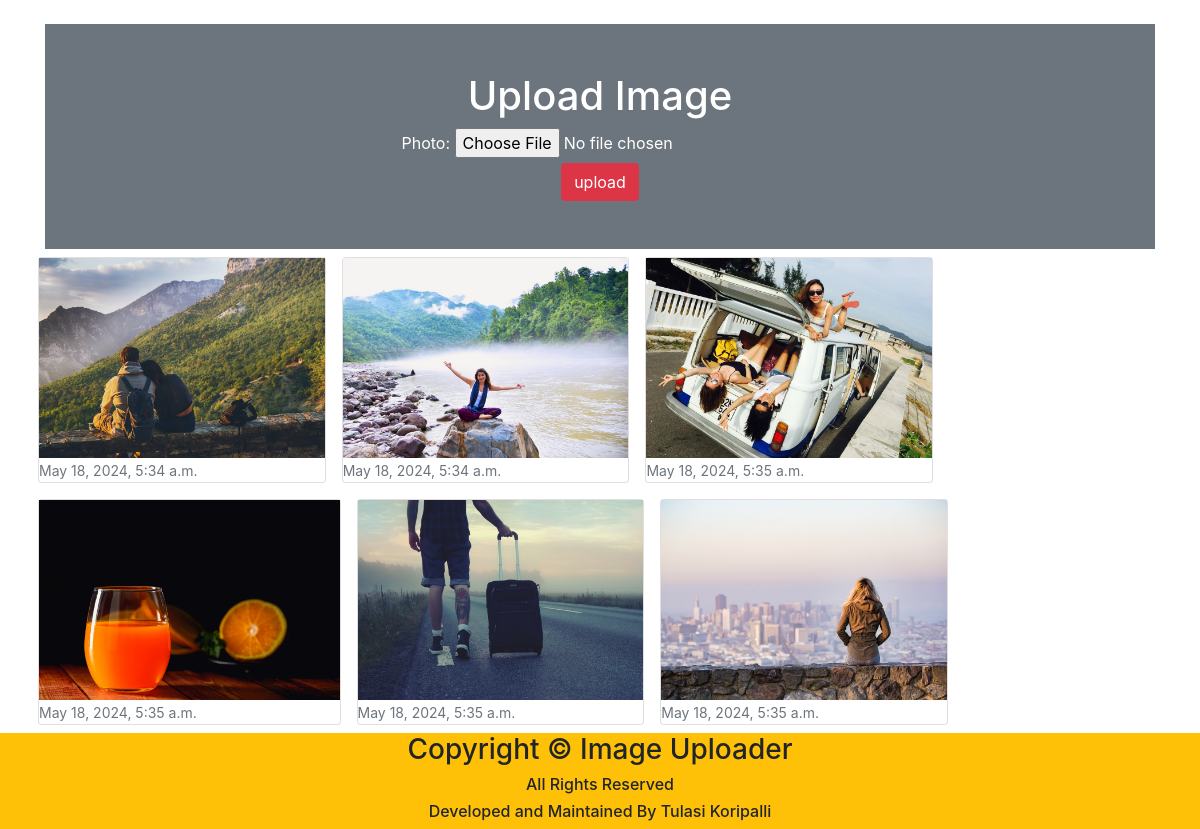
The page / on the database its author committed.
### app/models.py (models this page shows)
class Image(models.Model):
    photo=models.ImageField(upload_to="myimage")
    date=models.DateTimeField(auto_now_add=True)

### app/views.py (the view)
# urls.py: 2. Add a URL to urlpatterns:  path('', views.home, name='home')
def home(request):
    if request.method=="POST":
        form=ImageForm(request.POST,request.FILES)
        if form.is_valid():
         form.save()
    img=Image.objects.all()
    form=ImageForm()
    return render(request,'home.html',{'form':form,'img':img})

### app/forms.py
class ImageForm(forms.ModelForm):
    class Meta:
        model=Image
        fields='__all__'

### templates/home.html (shortened to what this page needs)
<!doctype html>
<html lang="en">
  <head>
    <link rel="stylesheet" href="https://cdn.jsdelivr.net/npm/bootstrap@4.6.2/dist/css/bootstrap.min.css">
  </head>
  <body>
    <div class="container mt-4">
      <div class="p-5 text-center bg-secondary text-white">
        <h1>Upload Image</h1>
        <form action="" method="post" enctype="multipart/form-data">
          {{form}}
          <input type="submit" class="btn btn-danger" value="upload">
        </form>
      </div>
      <div class="row">
        {% for x in img %}
           <div class="card-md-4">
            <div class="card m-2">
              <img src="{{x.photo.url}}" alt="" height="200px">
              <div>
                <small class="text-muted">{{x.date}}</small>
              </div>
            </div>
           </div>
        {% endfor %}
      </div>
    </div>
    <footer class="text-center bg-warning">
      <div>
        <div class="row">
          <div class="col">
            <h3>Copyright &copy; Image Uploader</h3>
            <h6>All Rights Reserved</h6>
            <h6>Developed and Maintained By Tulasi Koripalli</h6>
          </div>
        </div>
      </div>
    </footer>
  </body>
</html>

### rows shown on the page
Image: photo (picture), date "May 18, 2024, 5:34 a.m."
Image: photo (picture), date "May 18, 2024, 5:34 a.m."
Image: photo (picture), date "May 18, 2024, 5:35 a.m."
Image: photo (picture), date "May 18, 2024, 5:35 a.m."
Image: photo (picture), date "May 18, 2024, 5:35 a.m."
Image: photo (picture), date "May 18, 2024, 5:35 a.m."
